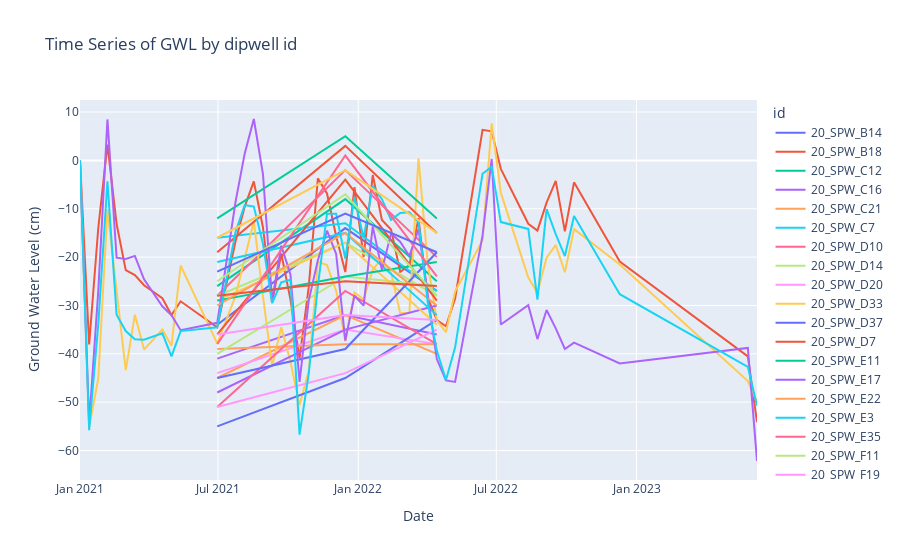

This figure's notebook cell:
### Code cell
import plotly.express as px

# Assuming df is already defined and contains the required data
# Convert 'date' column to datetime
df['date'] = pd.to_datetime(df['date'])

# Create the interactive time-series plot
fig = px.line(filtered_df, x='date', y='gwl_cm', color='id', title='Time Series of GWL by dipwell id',
              labels={'date': 'Date', 'gwl_cm': 'Ground Water Level (cm)'})

# Show the plot
fig.show()

### Figure 1 — Plotly figure (JSON) as saved in the notebook; plotly's stock layout.template omitted (floating-point values rounded to 4 significant figures)
{"data": [{"hovertemplate": "id=20_SPW_B14<br>Date=%{x}<br>Ground Water Level (cm)=%{y}<extra></extra>", "legendgroup": "20_SPW_B14", "line": {"color": "#636efa", "dash": "solid"}, "marker": {"symbol": "circle"}, "mode": "lines", "name": "20_SPW_B14", "orientation": "v", "showlegend": true, "type": "scatter", "x": ["2021-06-30T00:00:00", "2021-12-15T00:00:00", "2022-04-14T00:00:00"], "xaxis": "x", "y": [-34, -14, -27], "yaxis": "y"}, {"hovertemplate": "id=20_SPW_B18<br>Date=%{x}<br>Ground Water Level (cm)=%{y}<extra></extra>", "legendgroup": "20_SPW_B18", "line": {"color": "#EF553B", "dash": "solid"}, "marker": {"symbol": "circle"}, "mode": "lines", "name": "20_SPW_B18", "orientation": "v", "showlegend": true, "type": "scatter", "x": ["2021-01-01T00:00:00", "2021-01-13T00:00:00", "2021-01-25T00:00:00", "2021-02-06T00:00:00", "2021-02-18T00:00:00", "2021-03-02T00:00:00", "2021-03-14T00:00:00", "2021-03-26T00:00:00", "2021-04-19T00:00:00", "2021-05-01T00:00:00", "2021-05-13T00:00:00", "2021-06-30T00:00:00", "2021-07-24T00:00:00", "2021-08-05T00:00:00", "2021-08-17T00:00:00", "2021-08-29T00:00:00", "2021-09-10T00:00:00", "2021-09-22T00:00:00", "2021-10-04T00:00:00", "2021-10-16T00:00:00", "2021-10-28T00:00:00", "2021-11-09T00:00:00", "2021-11-21T00:00:00", "2021-12-03T00:00:00", "2021-12-15T00:00:00", "2021-12-27T00:00:00", "2022-01-08T00:00:00", "2022-01-20T00:00:00", "2022-02-01T00:00:00", "2022-02-13T00:00:00", "2022-02-25T00:00:00", "2022-03-09T00:00:00", "2022-03-21T00:00:00", "2022-04-02T00:00:00", "2022-04-14T00:00:00", "2022-04-26T00:00:00", "2022-05-08T00:00:00", "2022-06-13T00:00:00", "2022-06-25T00:00:00", "2022-07-07T00:00:00", "2022-08-12T00:00:00", "2022-08-24T00:00:00", "2022-09-05T00:00:00", "2022-09-17T00:00:00", "2022-09-29T00:00:00", "2022-10-11T00:00:00", "2022-12-10T00:00:00", "2023-05-27T00:00:00", "2023-06-08T00:00:00"], "xaxis": "x", "y": [0, -38.07, -13.94, 3.26, -13.12, -22.68, -23.71, -25.82, -28.51, -31.99, -29.14, -34.51, -16.74, -9.57, -4.33, -13.87, -29.46, -19.27, -28.75, -40.88, -26.22, -3.72, -6.83, -15.67, -23.09, -5.53, -19.98, -3.03, -12.31, -14.3, -23.03, -21.7, -11.95, -28.33, -33.01, -34.31, -28.6, 6.32, 6.01, -1.75, -13.1, -14.5, -8.75, -4.24, -14.69, -4.54, -20.92, -40.53, -54.15], "yaxis": "y"}, {"hovertemplate": "id=20_SPW_C12<br>Date=%{x}<br>Ground Water Level (cm)=%{y}<extra></extra>", "legendgroup": "20_SPW_C12", "line": {"color": "#00cc96", "dash": "solid"}, "marker": {"symbol": "circle"}, "mode": "lines", "name": "20_SPW_C12", "orientation": "v", "showlegend": true, "type": "scatter", "x": ["2021-06-30T00:00:00", "2021-12-15T00:00:00", "2022-04-14T00:00:00"], "xaxis": "x", "y": [-26, -8, -25], "yaxis": "y"}, {"hovertemplate": "id=20_SPW_C16<br>Date=%{x}<br>Ground Water Level (cm)=%{y}<extra></extra>", "legendgroup": "20_SPW_C16", "line": {"color": "#ab63fa", "dash": "solid"}, "marker": {"symbol": "circle"}, "mode": "lines", "name": "20_SPW_C16", "orientation": "v", "showlegend": true, "type": "scatter", "x": ["2021-06-30T00:00:00", "2021-12-15T00:00:00", "2022-04-14T00:00:00"], "xaxis": "x", "y": [-41, -32, -36], "yaxis": "y"}, {"hovertemplate": "id=20_SPW_C21<br>Date=%{x}<br>Ground Water Level (cm)=%{y}<extra></extra>", "legendgroup": "20_SPW_C21", "line": {"color": "#FFA15A", "dash": "solid"}, "marker": {"symbol": "circle"}, "mode": "lines", "name": "20_SPW_C21", "orientation": "v", "showlegend": true, "type": "scatter", "x": ["2021-06-30T00:00:00", "2021-12-15T00:00:00", "2022-04-14T00:00:00"], "xaxis": "x", "y": [-45, -32, -40], "yaxis": "y"}, {"hovertemplate": "id=20_SPW_C7<br>Date=%{x}<br>Ground Water Level (cm)=%{y}<extra></extra>", "legendgroup": "20_SPW_C7", "line": {"color": "#19d3f3", "dash": "solid"}, "marker": {"symbol": "circle"}, "mode": "lines", "name": "20_SPW_C7", "orientation": "v", "showlegend": true, "type": "scatter", "x": ["2021-06-30T00:00:00", "2021-12-15T00:00:00", "2022-04-14T00:00:00"], "xaxis": "x", "y": [-16, -13, -27], "yaxis": "y"}, {"hovertemplate": "id=20_SPW_D10<br>Date=%{x}<br>Ground Water Level (cm)=%{y}<extra></extra>", "legendgroup": "20_SPW_D10", "line": {"color": "#FF6692", "dash": "solid"}, "marker": {"symbol": "circle"}, "mode": "lines", "name": "20_SPW_D10", "orientation": "v", "showlegend": true, "type": "scatter", "x": ["2021-06-30T00:00:00", "2021-12-15T00:00:00", "2022-04-14T00:00:00"], "xaxis": "x", "y": [-28, -2, -20], "yaxis": "y"}, {"hovertemplate": "id=20_SPW_D14<br>Date=%{x}<br>Ground Water Level (cm)=%{y}<extra></extra>", "legendgroup": "20_SPW_D14", "line": {"color": "#B6E880", "dash": "solid"}, "marker": {"symbol": "circle"}, "mode": "lines", "name": "20_SPW_D14", "orientation": "v", "showlegend": true, "type": "scatter", "x": ["2021-06-30T00:00:00", "2021-12-15T00:00:00", "2022-04-14T00:00:00"], "xaxis": "x", "y": [-28, -17, -28], "yaxis": "y"}, {"hovertemplate": "id=20_SPW_D20<br>Date=%{x}<br>Ground Water Level (cm)=%{y}<extra></extra>", "legendgroup": "20_SPW_D20", "line": {"color": "#FF97FF", "dash": "solid"}, "marker": {"symbol": "circle"}, "mode": "lines", "name": "20_SPW_D20", "orientation": "v", "showlegend": true, "type": "scatter", "x": ["2021-06-30T00:00:00", "2021-12-15T00:00:00", "2022-04-14T00:00:00"], "xaxis": "x", "y": [-44, -35, -38], "yaxis": "y"}, {"hovertemplate": "id=20_SPW_D33<br>Date=%{x}<br>Ground Water Level (cm)=%{y}<extra></extra>", "legendgroup": "20_SPW_D33", "line": {"color": "#FECB52", "dash": "solid"}, "marker": {"symbol": "circle"}, "mode": "lines", "name": "20_SPW_D33", "orientation": "v", "showlegend": true, "type": "scatter", "x": ["2021-01-01T00:00:00", "2021-01-13T00:00:00", "2021-01-25T00:00:00", "2021-02-06T00:00:00", "2021-02-18T00:00:00", "2021-03-02T00:00:00", "2021-03-14T00:00:00", "2021-03-26T00:00:00", "2021-04-19T00:00:00", "2021-05-01T00:00:00", "2021-05-13T00:00:00", "2021-06-30T00:00:00", "2021-07-24T00:00:00", "2021-08-05T00:00:00", "2021-08-17T00:00:00", "2021-08-29T00:00:00", "2021-09-10T00:00:00", "2021-09-22T00:00:00", "2021-10-04T00:00:00", "2021-10-16T00:00:00", "2021-10-28T00:00:00", "2021-11-09T00:00:00", "2021-11-21T00:00:00", "2021-12-03T00:00:00", "2021-12-15T00:00:00", "2021-12-27T00:00:00", "2022-01-08T00:00:00", "2022-01-20T00:00:00", "2022-02-01T00:00:00", "2022-02-13T00:00:00", "2022-02-25T00:00:00", "2022-03-09T00:00:00", "2022-03-21T00:00:00", "2022-04-02T00:00:00", "2022-04-14T00:00:00", "2022-04-26T00:00:00", "2022-05-08T00:00:00", "2022-06-13T00:00:00", "2022-06-25T00:00:00", "2022-07-07T00:00:00", "2022-08-12T00:00:00", "2022-08-24T00:00:00", "2022-09-05T00:00:00", "2022-09-17T00:00:00", "2022-09-29T00:00:00", "2022-10-11T00:00:00", "2022-12-10T00:00:00", "2023-05-27T00:00:00", "2023-06-08T00:00:00"], "xaxis": "x", "y": [0, -55.2, -45.06, -10.1, -26.93, -43.39, -31.93, -39.12, -34.97, -38.33, -21.74, -37.85, -28.06, -20.06, -12.55, -28.14, -42.56, -34.51, -41.58, -50.65, -43.55, -20.98, -21.65, -27, -37.4, -27.32, -28.71, -22.56, -20.33, -23.2, -31.61, -31.5, 0.44, -21.11, -33.08, -35.53, -27.11, -16.57, 7.65, -6.68, -24.22, -27.35, -20.12, -17.49, -23.14, -14.21, -21.52, -45.65, -49.96], "yaxis": "y"}, {"hovertemplate": "id=20_SPW_D37<br>Date=%{x}<br>Ground Water Level (cm)=%{y}<extra></extra>", "legendgroup": "20_SPW_D37", "line": {"color": "#636efa", "dash": "solid"}, "marker": {"symbol": "circle"}, "mode": "lines", "name": "20_SPW_D37", "orientation": "v", "showlegend": true, "type": "scatter", "x": ["2021-06-30T00:00:00", "2021-12-15T00:00:00", "2022-04-14T00:00:00"], "xaxis": "x", "y": [-55, -45, -33], "yaxis": "y"}, {"hovertemplate": "id=20_SPW_D7<br>Date=%{x}<br>Ground Water Level (cm)=%{y}<extra></extra>", "legendgroup": "20_SPW_D7", "line": {"color": "#EF553B", "dash": "solid"}, "marker": {"symbol": "circle"}, "mode": "lines", "name": "20_SPW_D7", "orientation": "v", "showlegend": true, "type": "scatter", "x": ["2021-06-30T00:00:00", "2021-12-15T00:00:00", "2022-04-14T00:00:00"], "xaxis": "x", "y": [-19, 3, -15], "yaxis": "y"}, {"hovertemplate": "id=20_SPW_E11<br>Date=%{x}<br>Ground Water Level (cm)=%{y}<extra></extra>", "legendgroup": "20_SPW_E11", "line": {"color": "#00cc96", "dash": "solid"}, "marker": {"symbol": "circle"}, "mode": "lines", "name": "20_SPW_E11", "orientation": "v", "showlegend": true, "type": "scatter", "x": ["2021-06-30T00:00:00", "2021-12-15T00:00:00", "2022-04-14T00:00:00"], "xaxis": "x", "y": [-12, 5, -12], "yaxis": "y"}, {"hovertemplate": "id=20_SPW_E17<br>Date=%{x}<br>Ground Water Level (cm)=%{y}<extra></extra>", "legendgroup": "20_SPW_E17", "line": {"color": "#ab63fa", "dash": "solid"}, "marker": {"symbol": "circle"}, "mode": "lines", "name": "20_SPW_E17", "orientation": "v", "showlegend": true, "type": "scatter", "x": ["2021-06-30T00:00:00", "2021-12-15T00:00:00", "2022-04-14T00:00:00"], "xaxis": "x", "y": [-48, -35, -30], "yaxis": "y"}, {"hovertemplate": "id=20_SPW_E22<br>Date=%{x}<br>Ground Water Level (cm)=%{y}<extra></extra>", "legendgroup": "20_SPW_E22", "line": {"color": "#FFA15A", "dash": "solid"}, "marker": {"symbol": "circle"}, "mode": "lines", "name": "20_SPW_E22", "orientation": "v", "showlegend": true, "type": "scatter", "x": ["2021-06-30T00:00:00", "2021-12-15T00:00:00", "2022-04-14T00:00:00"], "xaxis": "x", "y": [-39, -38, -38], "yaxis": "y"}, {"hovertemplate": "id=20_SPW_E3<br>Date=%{x}<br>Ground Water Level (cm)=%{y}<extra></extra>", "legendgroup": "20_SPW_E3", "line": {"color": "#19d3f3", "dash": "solid"}, "marker": {"symbol": "circle"}, "mode": "lines", "name": "20_SPW_E3", "orientation": "v", "showlegend": true, "type": "scatter", "x": ["2021-06-30T00:00:00", "2021-12-15T00:00:00", "2022-04-14T00:00:00"], "xaxis": "x", "y": [-21, -15, -32], "yaxis": "y"}, {"hovertemplate": "id=20_SPW_E35<br>Date=%{x}<br>Ground Water Level (cm)=%{y}<extra></extra>", "legendgroup": "20_SPW_E35", "line": {"color": "#FF6692", "dash": "solid"}, "marker": {"symbol": "circle"}, "mode": "lines", "name": "20_SPW_E35", "orientation": "v", "showlegend": true, "type": "scatter", "x": ["2021-06-30T00:00:00", "2021-12-15T00:00:00", "2022-04-14T00:00:00"], "xaxis": "x", "y": [-51, -27, -38], "yaxis": "y"}, {"hovertemplate": "id=20_SPW_F11<br>Date=%{x}<br>Ground Water Level (cm)=%{y}<extra></extra>", "legendgroup": "20_SPW_F11", "line": {"color": "#B6E880", "dash": "solid"}, "marker": {"symbol": "circle"}, "mode": "lines", "name": "20_SPW_F11", "orientation": "v", "showlegend": true, "type": "scatter", "x": ["2021-06-30T00:00:00", "2021-12-15T00:00:00", "2022-04-14T00:00:00"], "xaxis": "x", "y": [-40, -24, -26], "yaxis": "y"}, {"hovertemplate": "id=20_SPW_F19<br>Date=%{x}<br>Ground Water Level (cm)=%{y}<extra></extra>", "legendgroup": "20_SPW_F19", "line": {"color": "#FF97FF", "dash": "solid"}, "marker": {"symbol": "circle"}, "mode": "lines", "name": "20_SPW_F19", "orientation": "v", "showlegend": true, "type": "scatter", "x": ["2021-06-30T00:00:00", "2021-12-15T00:00:00", "2022-04-14T00:00:00"], "xaxis": "x", "y": [-51, -44, -35], "yaxis": "y"}, {"hovertemplate": "id=20_SPW_F24<br>Date=%{x}<br>Ground Water Level (cm)=%{y}<extra></extra>", "legendgroup": "20_SPW_F24", "line": {"color": "#FECB52", "dash": "solid"}, "marker": {"symbol": "circle"}, "mode": "lines", "name": "20_SPW_F24", "orientation": "v", "showlegend": true, "type": "scatter", "x": ["2021-06-30T00:00:00", "2021-12-15T00:00:00", "2022-04-14T00:00:00"], "xaxis": "x", "y": [-29, -17, -34], "yaxis": "y"}, {"hovertemplate": "id=20_SPW_F30<br>Date=%{x}<br>Ground Water Level (cm)=%{y}<extra></extra>", "legendgroup": "20_SPW_F30", "line": {"color": "#636efa", "dash": "solid"}, "marker": {"symbol": "circle"}, "mode": "lines", "name": "20_SPW_F30", "orientation": "v", "showlegend": true, "type": "scatter", "x": ["2021-06-30T00:00:00", "2021-12-15T00:00:00", "2022-04-14T00:00:00"], "xaxis": "x", "y": [-45, -39, -19], "yaxis": "y"}, {"hovertemplate": "id=20_SPW_F33<br>Date=%{x}<br>Ground Water Level (cm)=%{y}<extra></extra>", "legendgroup": "20_SPW_F33", "line": {"color": "#EF553B", "dash": "solid"}, "marker": {"symbol": "circle"}, "mode": "lines", "name": "20_SPW_F33", "orientation": "v", "showlegend": true, "type": "scatter", "x": ["2021-06-30T00:00:00", "2021-12-15T00:00:00", "2022-04-14T00:00:00"], "xaxis": "x", "y": [-36, -4, -29], "yaxis": "y"}, {"hovertemplate": "id=20_SPW_F4<br>Date=%{x}<br>Ground Water Level (cm)=%{y}<extra></extra>", "legendgroup": "20_SPW_F4", "line": {"color": "#00cc96", "dash": "solid"}, "marker": {"symbol": "circle"}, "mode": "lines", "name": "20_SPW_F4", "orientation": "v", "showlegend": true, "type": "scatter", "x": ["2021-06-30T00:00:00", "2021-12-15T00:00:00", "2022-04-14T00:00:00"], "xaxis": "x", "y": [-29, -24, -21], "yaxis": "y"}, {"hovertemplate": "id=20_SPW_G23<br>Date=%{x}<br>Ground Water Level (cm)=%{y}<extra></extra>", "legendgroup": "20_SPW_G23", "line": {"color": "#ab63fa", "dash": "solid"}, "marker": {"symbol": "circle"}, "mode": "lines", "name": "20_SPW_G23", "orientation": "v", "showlegend": true, "type": "scatter", "x": ["2021-01-01T00:00:00", "2021-01-13T00:00:00", "2021-01-25T00:00:00", "2021-02-06T00:00:00", "2021-02-18T00:00:00", "2021-03-02T00:00:00", "2021-03-14T00:00:00", "2021-03-26T00:00:00", "2021-04-19T00:00:00", "2021-05-01T00:00:00", "2021-05-13T00:00:00", "2021-06-30T00:00:00", "2021-07-24T00:00:00", "2021-08-05T00:00:00", "2021-08-17T00:00:00", "2021-08-29T00:00:00", "2021-09-10T00:00:00", "2021-09-22T00:00:00", "2021-10-04T00:00:00", "2021-10-16T00:00:00", "2021-10-28T00:00:00", "2021-11-09T00:00:00", "2021-11-21T00:00:00", "2021-12-03T00:00:00", "2021-12-15T00:00:00", "2021-12-27T00:00:00", "2022-01-08T00:00:00", "2022-01-20T00:00:00", "2022-02-01T00:00:00", "2022-02-13T00:00:00", "2022-02-25T00:00:00", "2022-03-09T00:00:00", "2022-03-21T00:00:00", "2022-04-02T00:00:00", "2022-04-14T00:00:00", "2022-04-26T00:00:00", "2022-05-08T00:00:00", "2022-06-13T00:00:00", "2022-06-25T00:00:00", "2022-07-07T00:00:00", "2022-08-12T00:00:00", "2022-08-24T00:00:00", "2022-09-05T00:00:00", "2022-09-17T00:00:00", "2022-09-29T00:00:00", "2022-10-11T00:00:00", "2022-12-10T00:00:00", "2023-05-27T00:00:00", "2023-06-08T00:00:00"], "xaxis": "x", "y": [0, -54.3, -26.93, 8.47, -20.11, -20.39, -19.75, -24.6, -30.17, -32.01, -35.13, -33.59, -8.59, 1.4, 8.56, -2.85, -29.03, -17.63, -23.61, -45.82, -28.99, -20.63, -14.55, -19.35, -37.27, -27.99, -30.05, -13.65, -22.6, -15.19, -16.83, -19.79, -14.23, -28.01, -41.08, -45.5, -45.81, -15.58, 0.29, -33.94, -29.95, -36.96, -30.94, -34.74, -39.01, -37.68, -41.98, -38.79, -62.17], "yaxis": "y"}, {"hovertemplate": "id=20_SPW_G26<br>Date=%{x}<br>Ground Water Level (cm)=%{y}<extra></extra>", "legendgroup": "20_SPW_G26", "line": {"color": "#FFA15A", "dash": "solid"}, "marker": {"symbol": "circle"}, "mode": "lines", "name": "20_SPW_G26", "orientation": "v", "showlegend": true, "type": "scatter", "x": ["2021-06-30T00:00:00", "2021-12-15T00:00:00", "2022-04-14T00:00:00"], "xaxis": "x", "y": [-30, -15, -30], "yaxis": "y"}, {"hovertemplate": "id=20_SPW_G29<br>Date=%{x}<br>Ground Water Level (cm)=%{y}<extra></extra>", "legendgroup": "20_SPW_G29", "line": {"color": "#19d3f3", "dash": "solid"}, "marker": {"symbol": "circle"}, "mode": "lines", "name": "20_SPW_G29", "orientation": "v", "showlegend": true, "type": "scatter", "x": ["2021-01-01T00:00:00", "2021-01-13T00:00:00", "2021-01-25T00:00:00", "2021-02-06T00:00:00", "2021-02-18T00:00:00", "2021-03-02T00:00:00", "2021-03-14T00:00:00", "2021-03-26T00:00:00", "2021-04-19T00:00:00", "2021-05-01T00:00:00", "2021-05-13T00:00:00", "2021-06-30T00:00:00", "2021-07-24T00:00:00", "2021-08-05T00:00:00", "2021-08-17T00:00:00", "2021-08-29T00:00:00", "2021-09-10T00:00:00", "2021-09-22T00:00:00", "2021-10-04T00:00:00", "2021-10-16T00:00:00", "2021-10-28T00:00:00", "2021-11-09T00:00:00", "2021-11-21T00:00:00", "2021-12-03T00:00:00", "2021-12-15T00:00:00", "2021-12-27T00:00:00", "2022-01-08T00:00:00", "2022-01-20T00:00:00", "2022-02-01T00:00:00", "2022-02-13T00:00:00", "2022-02-25T00:00:00", "2022-03-09T00:00:00", "2022-03-21T00:00:00", "2022-04-02T00:00:00", "2022-04-14T00:00:00", "2022-04-26T00:00:00", "2022-05-08T00:00:00", "2022-06-13T00:00:00", "2022-06-25T00:00:00", "2022-07-07T00:00:00", "2022-08-12T00:00:00", "2022-08-24T00:00:00", "2022-09-05T00:00:00", "2022-09-17T00:00:00", "2022-09-29T00:00:00", "2022-10-11T00:00:00", "2022-12-10T00:00:00", "2023-05-27T00:00:00", "2023-06-08T00:00:00"], "xaxis": "x", "y": [0, -55.8, -33.87, -4.31, -31.93, -35.29, -36.97, -37.09, -35.76, -40.55, -35.3, -34.53, -14.83, -9.25, -9.54, -17.24, -29.49, -25.2, -24.7, -56.73, -44.14, -26.03, -11.01, -11.02, -20.29, -7.53, -16.1, -5.27, -8.01, -12.3, -10.86, -10.75, -12.74, -29.23, -39.34, -45.4, -38.71, -2.75, -1.31, -12.76, -14.17, -28.78, -10.08, -15.25, -19.79, -11.52, -27.67, -42.69, -50.74], "yaxis": "y"}, {"hovertemplate": "id=20_SPW_G31<br>Date=%{x}<br>Ground Water Level (cm)=%{y}<extra></extra>", "legendgroup": "20_SPW_G31", "line": {"color": "#FF6692", "dash": "solid"}, "marker": {"symbol": "circle"}, "mode": "lines", "name": "20_SPW_G31", "orientation": "v", "showlegend": true, "type": "scatter", "x": ["2021-06-30T00:00:00", "2021-12-15T00:00:00", "2022-04-14T00:00:00"], "xaxis": "x", "y": [-38, 1, -24], "yaxis": "y"}, {"hovertemplate": "id=20_SPW_H27<br>Date=%{x}<br>Ground Water Level (cm)=%{y}<extra></extra>", "legendgroup": "20_SPW_H27", "line": {"color": "#B6E880", "dash": "solid"}, "marker": {"symbol": "circle"}, "mode": "lines", "name": "20_SPW_H27", "orientation": "v", "showlegend": true, "type": "scatter", "x": ["2021-06-30T00:00:00", "2021-12-15T00:00:00", "2022-04-14T00:00:00"], "xaxis": "x", "y": [-25, -7, -28], "yaxis": "y"}, {"hovertemplate": "id=20_SPW_H31<br>Date=%{x}<br>Ground Water Level (cm)=%{y}<extra></extra>", "legendgroup": "20_SPW_H31", "line": {"color": "#FF97FF", "dash": "solid"}, "marker": {"symbol": "circle"}, "mode": "lines", "name": "20_SPW_H31", "orientation": "v", "showlegend": true, "type": "scatter", "x": ["2021-06-30T00:00:00", "2021-12-15T00:00:00", "2022-04-14T00:00:00"], "xaxis": "x", "y": [-36, -32, -33], "yaxis": "y"}, {"hovertemplate": "id=20_SPW_I22<br>Date=%{x}<br>Ground Water Level (cm)=%{y}<extra></extra>", "legendgroup": "20_SPW_I22", "line": {"color": "#FECB52", "dash": "solid"}, "marker": {"symbol": "circle"}, "mode": "lines", "name": "20_SPW_I22", "orientation": "v", "showlegend": true, "type": "scatter", "x": ["2021-06-30T00:00:00", "2021-12-15T00:00:00", "2022-04-14T00:00:00"], "xaxis": "x", "y": [-16, -2, -15], "yaxis": "y"}, {"hovertemplate": "id=20_SPW_J33<br>Date=%{x}<br>Ground Water Level (cm)=%{y}<extra></extra>", "legendgroup": "20_SPW_J33", "line": {"color": "#636efa", "dash": "solid"}, "marker": {"symbol": "circle"}, "mode": "lines", "name": "20_SPW_J33", "orientation": "v", "showlegend": true, "type": "scatter", "x": ["2021-06-30T00:00:00", "2021-12-15T00:00:00", "2022-04-14T00:00:00"], "xaxis": "x", "y": [-23, -11, -19], "yaxis": "y"}, {"hovertemplate": "id=20_SPW_J36<br>Date=%{x}<br>Ground Water Level (cm)=%{y}<extra></extra>", "legendgroup": "20_SPW_J36", "line": {"color": "#EF553B", "dash": "solid"}, "marker": {"symbol": "circle"}, "mode": "lines", "name": "20_SPW_J36", "orientation": "v", "showlegend": true, "type": "scatter", "x": ["2021-06-30T00:00:00", "2021-12-15T00:00:00", "2022-04-14T00:00:00"], "xaxis": "x", "y": [-28, -25, -26], "yaxis": "y"}], "layout": {"autosize": true, "legend": {"title": {"text": "id"}, "tracegroupgap": 0}, "title": {"text": "Time Series of GWL by dipwell id"}, "xaxis": {"anchor": "y", "autorange": true, "domain": [0, 1], "range": ["2021-01-01", "2023-06-08"], "title": {"text": "Date"}, "type": "date"}, "yaxis": {"anchor": "x", "autorange": true, "domain": [0, 1], "range": [-66.1, 12.49], "title": {"text": "Ground Water Level (cm)"}, "type": "linear"}}}
